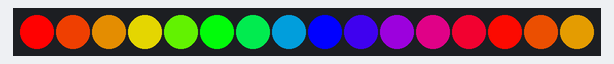
The sketch below on a simulated ESP8266 (NodeMCU). On the bench: 16 RGB LEDs in strip order, left to right.

Above: at 2.15 s.
At 6.67 s:
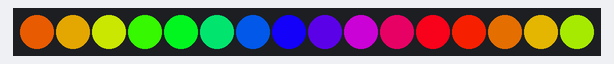
At 11.48 s:
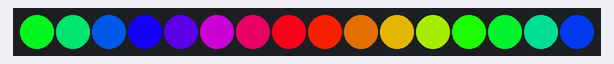
At 20.81 s:
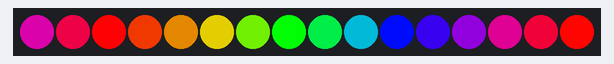
At 30.14 s:
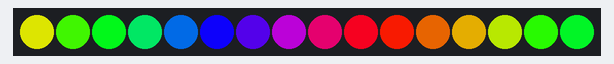
At 39.77 s:
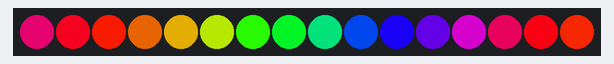

The sketch:

LL120_Arduino.ino
```cpp
//#define FASTLED_ALLOW_INTERRUPTS 0
//#define FASTLED_ESP8266_RAW_PIN_ORDER
#include <FastLED.h>

#define NUM_LEDS 16
#define DATA_PIN D8
CRGB leds[NUM_LEDS];
uint8_t hue;

void setup() {
  delay(2000);
  FastLED.addLeds<WS2811, DATA_PIN, GBR>(leds, NUM_LEDS);
}

void loop() {
  fill_rainbow(leds, NUM_LEDS, hue, 20);
  hue++;
  delay(5);
  FastLED.show();
}
```
